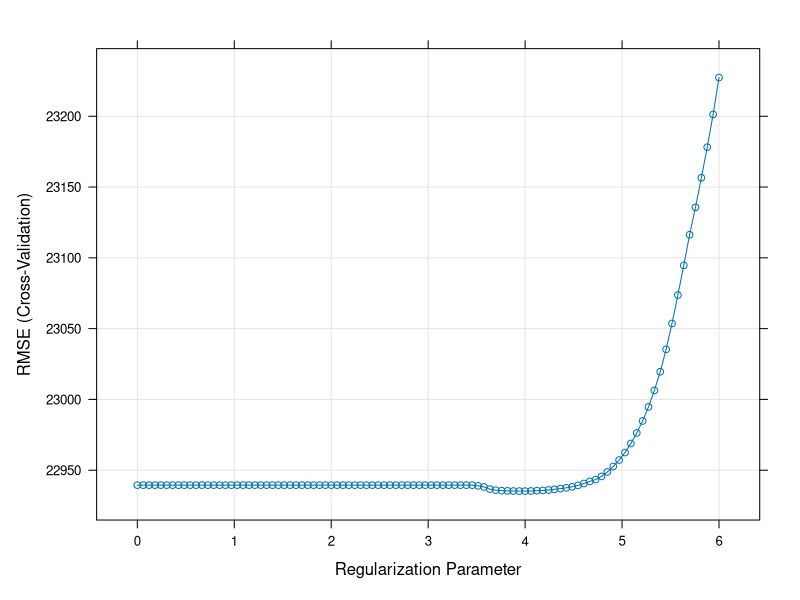

Recreate this plot in R.
## ---- chunk 1
knitr::opts_chunk$set(echo = TRUE)
library(glmnet)
library(caret)
library(tidyverse)
## ---- chunk 2
training <- read_csv("housing_training.csv")
test <- read_csv("housing_test.csv")
## ---- chunk 3
set.seed(123)
ctrl1 <- trainControl(method = "cv", number = 10)
lasso.fit <- train(Sale_Price ~ .,
                   data = training,
                   method = "glmnet",
                   tuneGrid = expand.grid(alpha = 1, 
                                          lambda = exp(seq(6, 0, length = 100))),
                   trControl = ctrl1)

plot(lasso.fit, xTrans = log)
lasso.fit$bestTune
